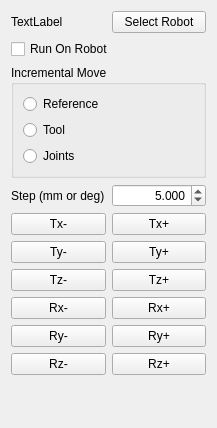
<?xml version="1.0" encoding="UTF-8"?>
<ui version="4.0">
 <class>FormRobotPilot</class>
 <widget class="QWidget" name="FormRobotPilot">
  <property name="geometry">
   <rect>
    <x>0</x>
    <y>0</y>
    <width>217</width>
    <height>428</height>
   </rect>
  </property>
  <property name="windowTitle">
   <string>Form</string>
  </property>
  <layout class="QVBoxLayout" name="verticalLayout_2">
   <item>
    <layout class="QHBoxLayout" name="horizontalLayout">
     <item>
      <widget class="QLabel" name="lblRobot">
       <property name="text">
        <string>TextLabel</string>
       </property>
      </widget>
     </item>
     <item>
      <widget class="QPushButton" name="btnSelectRobot">
       <property name="text">
        <string>Select Robot</string>
       </property>
      </widget>
     </item>
    </layout>
   </item>
   <item>
    <widget class="QCheckBox" name="chkRunOnRobot">
     <property name="text">
      <string>Run On Robot</string>
     </property>
    </widget>
   </item>
   <item>
    <widget class="QGroupBox" name="groupBox_2">
     <property name="title">
      <string>Incremental Move</string>
     </property>
     <layout class="QVBoxLayout" name="verticalLayout">
      <item>
       <widget class="QRadioButton" name="radCartesianReference">
        <property name="text">
         <string>Reference</string>
        </property>
       </widget>
      </item>
      <item>
       <widget class="QRadioButton" name="radCartesianTool">
        <property name="text">
         <string>Tool</string>
        </property>
       </widget>
      </item>
      <item>
       <widget class="QRadioButton" name="radJoints">
        <property name="text">
         <string>Joints</string>
        </property>
       </widget>
      </item>
     </layout>
    </widget>
   </item>
   <item>
    <layout class="QHBoxLayout" name="horizontalLayout_4">
     <item>
      <widget class="QLabel" name="label_4">
       <property name="text">
        <string>Step (mm or deg)</string>
       </property>
      </widget>
     </item>
     <item>
      <widget class="QDoubleSpinBox" name="spnStep">
       <property name="alignment">
        <set>Qt::AlignRight|Qt::AlignTrailing|Qt::AlignVCenter</set>
       </property>
       <property name="decimals">
        <number>3</number>
       </property>
       <property name="maximum">
        <double>1000.000000000000000</double>
       </property>
       <property name="singleStep">
        <double>1.000000000000000</double>
       </property>
       <property name="value">
        <double>5.000000000000000</double>
       </property>
      </widget>
     </item>
    </layout>
   </item>
   <item>
    <layout class="QGridLayout" name="gridLayout">
     <item row="0" column="0">
      <widget class="QPushButton" name="btnTXn">
       <property name="text">
        <string>Tx-</string>
       </property>
      </widget>
     </item>
     <item row="0" column="1">
      <widget class="QPushButton" name="btnTXp">
       <property name="text">
        <string>Tx+</string>
       </property>
      </widget>
     </item>
     <item row="1" column="0">
      <widget class="QPushButton" name="btnTYn">
       <property name="text">
        <string>Ty-</string>
       </property>
      </widget>
     </item>
     <item row="1" column="1">
      <widget class="QPushButton" name="btnTYp">
       <property name="text">
        <string>Ty+</string>
       </property>
      </widget>
     </item>
     <item row="2" column="0">
      <widget class="QPushButton" name="btnTZn">
       <property name="text">
        <string>Tz-</string>
       </property>
      </widget>
     </item>
     <item row="2" column="1">
      <widget class="QPushButton" name="btnTZp">
       <property name="text">
        <string>Tz+</string>
       </property>
      </widget>
     </item>
     <item row="3" column="0">
      <widget class="QPushButton" name="btnRXn">
       <property name="text">
        <string>Rx-</string>
       </property>
      </widget>
     </item>
     <item row="3" column="1">
      <widget class="QPushButton" name="btnRXp">
       <property name="text">
        <string>Rx+</string>
       </property>
      </widget>
     </item>
     <item row="4" column="0">
      <widget class="QPushButton" name="btnRYn">
       <property name="text">
        <string>Ry-</string>
       </property>
      </widget>
     </item>
     <item row="4" column="1">
      <widget class="QPushButton" name="btnRYp">
       <property name="text">
        <string>Ry+</string>
       </property>
      </widget>
     </item>
     <item row="5" column="0">
      <widget class="QPushButton" name="btnRZn">
       <property name="text">
        <string>Rz-</string>
       </property>
      </widget>
     </item>
     <item row="5" column="1">
      <widget class="QPushButton" name="btnRZp">
       <property name="text">
        <string>Rz+</string>
       </property>
      </widget>
     </item>
    </layout>
   </item>
   <item>
    <spacer name="verticalSpacer">
     <property name="orientation">
      <enum>Qt::Vertical</enum>
     </property>
     <property name="sizeType">
      <enum>QSizePolicy::MinimumExpanding</enum>
     </property>
     <property name="sizeHint" stdset="0">
      <size>
       <width>20</width>
       <height>5</height>
      </size>
     </property>
    </spacer>
   </item>
  </layout>
 </widget>
 <resources/>
 <connections/>
</ui>
